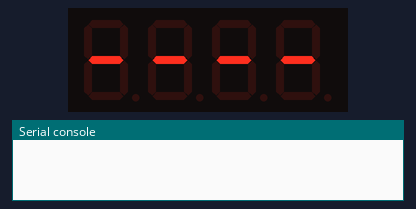
A program run on a simulated ESP32 board running MicroPython. Parts: 4-digit seven-segment display, the last lines printed to the serial console. WiFi joins after 1.5 s; the clock reads 2024-03-15 10:24:30 at power-on unless the program sets it; threads take turns every 2 ms.

Above: at 0.1 s.
At 2.1 s:
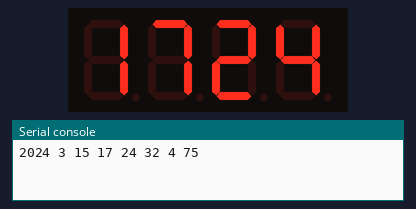
At 65.4 s:
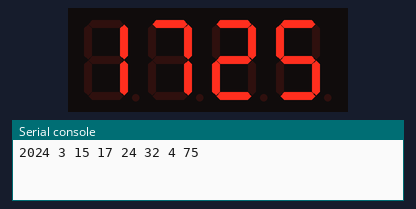
At 129.3 s:
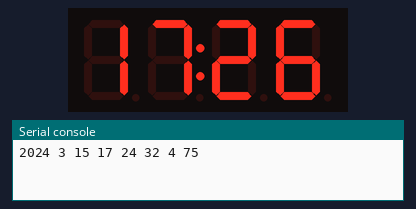

The program:

tm1637_4x7seg_disp_ntp_clock.py
```python
# file: tm1637_4x7seg_disp_ntp_clock.py
# -- digital clock with tm1637 4-digit segment display and NTP time sync.
# date: 2020-04-22

from machine import Pin, RTC
from micropython import const
import network, os
import usocket as socket
import utime as time
import ustruct as struct
import tm1637
import _thread

# Specify the SSID and password of your WiFi network
WIFI_CFG = { 'ssid': "XXXX", 'password': "XXXXX" }

NTP_HOST = "th.pool.ntp.org"

def connect_wifi( wifi_cfg, retries = 10 ):
    wifi_sta = network.WLAN( network.STA_IF )
    wifi_sta.active(True)
    wifi_sta.connect( wifi_cfg['ssid'], wifi_cfg['password'] )
    while not wifi_sta.isconnected():
        retries -= 1
        if retries < 0:
            return None
        time.sleep(1.0)
    return wifi_sta

def get_ntp_time( ntp_host, ntp_port=123, timeout=5 ):
    ntp_data = bytearray(48)
    ntp_data[0] = 0x1b
    addr = socket.getaddrinfo(ntp_host, ntp_port)[0][-1]
    s = socket.socket(socket.AF_INET, socket.SOCK_DGRAM)
    seconds = 0
    try:
        s.settimeout( timeout )
        res = s.sendto( ntp_data, addr )
        msg = s.recv(48)
        seconds = struct.unpack("!I", msg[40:44])[0]
    except OSError as ex:
        pass
    finally:
        s.close()
    # epoch time in seconds since Jan 1, 1900 00:00:00 UTC
    return seconds

def set_rtc( tm ):
    # time.struct_time
    year, month, day, hour, min, sec, wday, yday = tm
    print( year, month, day, hour, min, sec, wday, yday )
	# (year, month, day, weekday, hours, minutes, seconds, sub-seconds)
    RTC().datetime( (tm[0],tm[1],tm[2],tm[6],tm[3],tm[4],tm[5],0) )

def show_digital_clock(disp):
    cnt = 0
    while True:
        tm = RTC().datetime()
        hh, mm = tm[4],tm[5]
        cnt ^= 1
        if cnt == 0:
           disp.numbers(hh,mm)
        else:
           disp.show('{0:02d}{1:02d}'.format(hh,mm))
        time.sleep_ms(500)

CLK = const(4) # use GPIO-4 for CLK pin
DIO = const(0) # use GPIO-0 for DIO pin

disp = tm1637.TM1637(clk=Pin(CLK), dio=Pin(DIO))
disp.brightness(7) # set brightness level: 0..7
disp.show('----')

rtc_ntp_sync = False

if connect_wifi( WIFI_CFG ):
    ts = get_ntp_time( NTP_HOST )
    if ts > 0:
        # 3155673600 sec = (date(2000,1,1) - date(1900,1,1)) * (24*60*60)
        tm = time.localtime( ts - 3155673600 + 25200 ) # GMT+7
        set_rtc( tm )
        rtc_ntp_sync = True
    else:
        print('NTP error')
else:
    print('Network error')

if rtc_ntp_sync:
    _thread.start_new_thread ( show_digital_clock, (disp,) )

try:
    while True:
        time.sleep(1)
except KeyboardInterrupt:
    _thread.exit() # stop threads
finally:
    print('Done')
```
